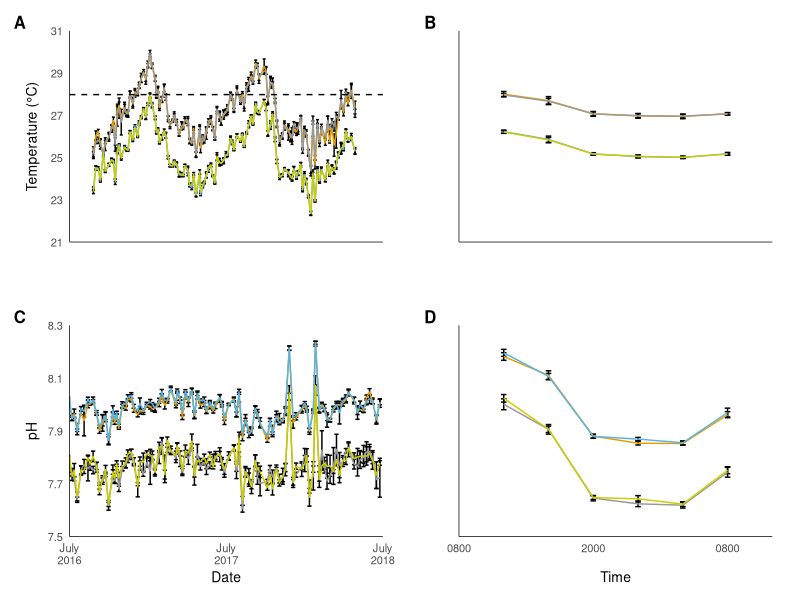

Generate this figure with R:

#><><><><><><><><><><><><><><><><><><><><><><><><><><><><><><
#  Environmental data from mesocosm experiment - Figure 1
#><><><><><><><><><><><><><><><><><><><><><><><><><><><><><><

library(gtable)
library(grid)
library(ggplot2)

table1<-read.csv("Daily_mean_temp_chem.csv", header=T)
head(table1)
colorOrder<-c("Heated","AcidifiedHeated","Control","Acidified")
table1$Treatment<-factor(table1$Treatment, levels = colorOrder)

table2<-read.csv("Diel_mean_temp_chem.csv", header=T)
head(table2)
table2$Treatment<-factor(table2$Treatment, levels = colorOrder)

p1<-ggplot(table1, aes(x=Day.past.1.1.16, y=Temp..in.situ., color=Treatment)) + 
  geom_errorbar(aes(ymin=Temp..in.situ.-Temp..in.situ..SD, ymax=Temp..in.situ.+Temp..in.situ..SD), color="black", width=10) +
  geom_line(size=0.5)+
  theme_classic()+theme(legend.position="none")+
  scale_color_manual(values = c(Acidified ="yellow3",
                                AcidifiedHeated ="#999999",
                                Heated ="#E69F00",
                                Control = "#56B4E9"))+
  theme(plot.tag=element_text(size=12))+theme(plot.tag=element_text(face="bold"))+
  geom_hline(aes(yintercept=27.98), linetype="dashed", size=0.5)+
  labs(x="", y="Temperature (°C)", tag="A")+
  scale_x_continuous(breaks=c(182,547,912), limits=c(0,1035), labels=c("", "", ""), expand=c(0,0))+
  scale_y_continuous(expand=c(0,0), limits=c(21,31))+
  theme(plot.margin=margin(10,20,10,10))+
  theme(axis.line=element_line(size=0.001))+
  theme(axis.ticks=element_line(size=0.001))+
  theme(axis.line.x = element_line(color="black", size = .25),
        axis.line.y = element_line(color="black", size = .25),
        axis.title.y = element_text(size = 10),
        axis.text=element_text(size=8))


p2<-ggplot(table2, aes(x=Time.past.start, y=Temp.mean, color=Treatment)) + 
  geom_errorbar(aes(ymin=Temp.mean-Temp.SD, ymax=Temp.mean+Temp.SD), color="black", width=0.5) +
  geom_line(size=0.5)+
  theme_classic()+theme(legend.position="none")+
  scale_color_manual(values = c(Acidified ="yellow3",
                                AcidifiedHeated ="#999999",
                                Heated ="#E69F00",
                                Control = "#56B4E9"))+
  theme(plot.tag=element_text(size=12))+theme(plot.tag=element_text(face="bold"))+
  theme(axis.title.y=element_text(size=10))+
  theme(axis.text.y=element_blank())+
  theme(axis.text.x=element_text(size=8))+
  theme(axis.title.x=element_text(size=10))+
  labs(x="", y="", tag="B")+
  scale_x_continuous(breaks=c(-4,8,20), limits=c(-4,24), labels=c("","",""), expand=c(0,0))+
  scale_y_continuous(limits=c(21,31), expand=c(0,0))+
  theme(plot.margin=margin(10,20,10,10))+
  theme(axis.line=element_line(size=0.001))+
  theme(axis.ticks=element_line(size=0.001))+
  theme(axis.line.x = element_line(color="black", size = .25),
        axis.line.y = element_line(color="black", size = .25))

p3<-ggplot(table1, aes(x=Day.past.1.1.16, y=pH.out, color=Treatment)) + 
  geom_errorbar(aes(ymin=pH.out-pH.out.SD, ymax=pH.out+pH.out.SD), color="black", width=10) +
  geom_line(size=0.5)+
  theme_classic()+theme(legend.position="none")+
  scale_color_manual(values = c(Acidified ="yellow3",
                                AcidifiedHeated ="#999999",
                                Heated ="#E69F00",
                                Control = "#56B4E9"))+
  theme(plot.tag=element_text(size=12))+theme(plot.tag=element_text(face="bold"))+
  labs(x="Date", y=expression("pH"), tag="C")+
  scale_x_continuous(breaks=c(182,547,912), limits=c(182,912), labels=c("July\n2016", "July\n2017", "July\n2018"), expand=c(0,0))+
  scale_y_continuous(expand=c(0,0), limits=c(7.5,8.3))+
  theme(plot.margin=margin(10,20,10,10))+
  theme(axis.line=element_line(size=0.001))+
  theme(axis.ticks=element_line(size=0.001))+
  theme(axis.line.x = element_line(color="black", size = .25),
        axis.line.y = element_line(color="black", size = .25),
        axis.title.y = element_text(size = 10),
        axis.title.x = element_text(size = 10),
        axis.text=element_text(size=8))


p4<-ggplot(table2, aes(x=Time.past.start, y=pH.mean, color=Treatment)) + 
  geom_errorbar(aes(ymin=pH.mean-pH.SD, ymax=pH.mean+pH.SD), color="black", width=0.5) +
  geom_line(size=0.5)+
  theme_classic()+theme(legend.position="none")+
  scale_color_manual(values = c(Acidified ="yellow3",
                                AcidifiedHeated ="#999999",
                                Heated ="#E69F00",
                                Control = "#56B4E9"))+
  theme(plot.tag=element_text(size=12))+theme(plot.tag=element_text(face="bold"))+
  theme(axis.title.y=element_text(size=10))+
  theme(axis.text.y=element_blank())+
  theme(axis.text.x=element_text(size=8))+
  theme(axis.title.x=element_text(size=10))+
  labs(x="Time", y="", tag="D")+
  scale_x_continuous(breaks=c(-4,8,20), limits=c(-4,24), labels=c("0800","2000","0800"), expand=c(0,0))+
  scale_y_continuous(limits=c(7.5,8.3), expand=c(0,0))+
  theme(plot.margin=margin(10,20,10,10))+
  theme(axis.line=element_line(size=0.001))+
  theme(axis.ticks=element_line(size=0.001))+
  theme(axis.line.x = element_line(color="black", size = .25),
        axis.line.y = element_line(color="black", size = .25),
        axis.title.y = element_text(size = 10),
        axis.title.x = element_text(size = 10),
        axis.text=element_text(size=8))

g1<-ggplotGrob(p1)
g3<-ggplotGrob(p3)
g2<-ggplotGrob(p2)
g4<-ggplotGrob(p4)
g<-rbind(g1, g3, size="first")
g$widths<-unit.pmax(g1$widths, g3$widths)
gg<-rbind(g2, g4, size="first")
gg$widths<-unit.pmax(g2$widths, g4$widths)
ggg<-cbind(g, gg, size="first")
grid.newpage()
grid.draw(ggg)